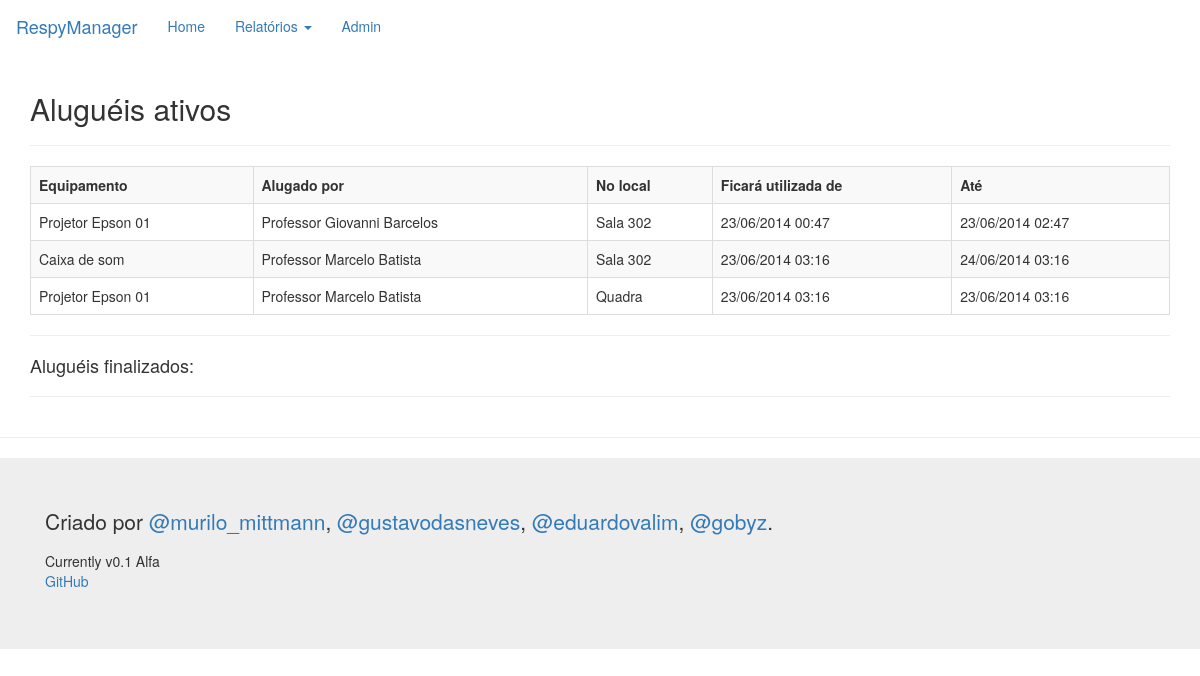
The app's page /, older data.
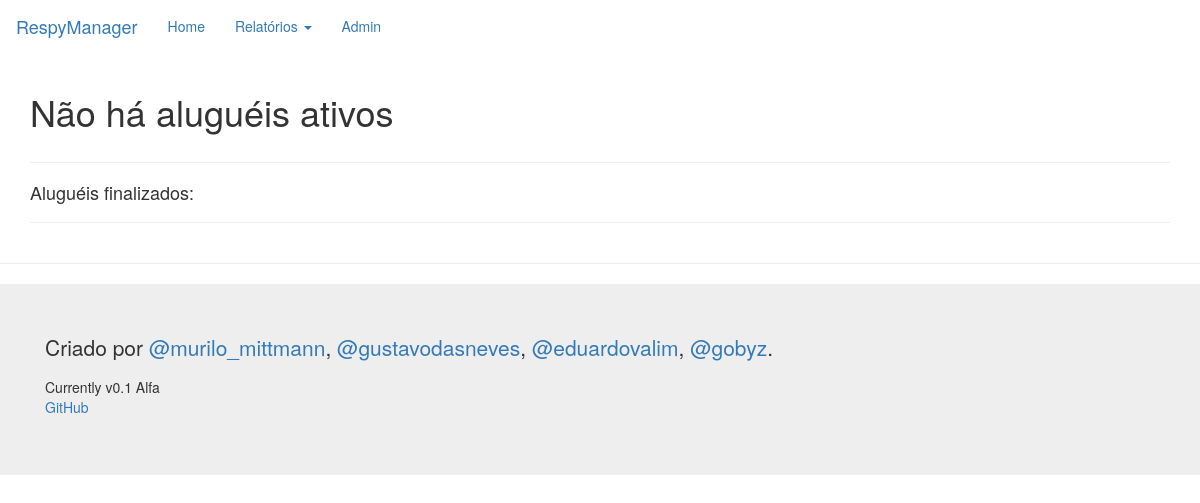
The same page, newer data.
### respy/models.py (models this page shows)
class Aluguel (models.Model):
    aluguel_id = models.AutoField(primary_key=True)
    local_id = models.ForeignKey(Local)
    equipamento_id = models.ForeignKey(Equipamento)
    funcionario_id = models.ForeignKey(Funcionario)
    datahorainicio = models.DateTimeField()
    datahorafim = models.DateTimeField()
    ativo = models.BooleanField()

class Equipamento (models.Model):
    equipamento_id = models.AutoField(primary_key=True)
    nome = models.CharField(max_length=100)
    def __unicode__(self):
        return self.nome

class Funcionario (models.Model):
    funcionario_id = models.AutoField(primary_key=True)
    nome = models.CharField(max_length=100)
    email = models.CharField(max_length=100)
    def __unicode__(self):
        return self.nome

class Local (models.Model):
    local_id = models.AutoField(primary_key=True)
    nome = models.CharField(max_length=100)
    def __unicode__(self):
        return self.nome

### respy/views.py (the view)
# urls.py: url(r'^$', views.index, name="index.html"),
def index(request):
	alugueisAtivos = Aluguel.objects.filter(ativo=True)
	alugueisFinalizados = Aluguel.objects.filter(ativo=False)[0:5]
	context = {
		'alugueis': alugueisAtivos,
		'alguelLen': alugueisAtivos.__len__(),
		'alugueisFinalizados': alugueisFinalizados,
	}
	return render_to_response('index.html', context, context_instance=RequestContext(request))

### respy/templates/index.html (shortened to what this page needs)
{% extends 'base.html' %}
{% block content %}
    <table class="table table-bordered table-striped">
        {% if alguelLen > 0 %}
            <h2>Aluguéis ativos</h2>
            <hr/>
            <tr>
                <th>Equipamento</th>
                <th>Alugado por</th>
                <th>No local</th>
                <th>Ficará utilizada de</th>
                <th>Até</th>
        {% else %}
            <h1>Não há aluguéis ativos</h1>
        {% endif %}
        {% for aluguel in alugueis %}
            <tr>
                <td>
                    {{ aluguel.equipamento_id }}
                </td>
                <td>
                    {{ aluguel.funcionario_id }}
                </td>
                <td>
                    {{ aluguel.local_id }}
                </td>
                <td>
                    {{ aluguel.datahorainicio|date:'d/m/Y H:i' }}
                </td>
                <td>{{ aluguel.datahorafim|date:'d/m/Y H:i' }}</td>
            </tr>
        {% endfor %}
    </table>
    <hr/>
    <ul class="list-unstyled">
        <h4>Aluguéis finalizados:</h4>
    </ul>
    <hr/>
{% endblock %}

### respy/templates/base.html (shortened to what this page needs)
<!DOCTYPE html>
<html>
<head>
    <link rel="stylesheet" type="text/css" href="/static/css/bootstrap/css/bootstrap.css">
   <link rel="stylesheet" href="http://maxcdn.bootstrapcdn.com/bootstrap/3.2.0/css/bootstrap-theme.min.css">
    <link rel="stylesheet" href="http://maxcdn.bootstrapcdn.com/bootstrap/3.2.0/css/bootstrap.min.css">
</head>
<body>
<div class="navbar">
    <a class="navbar-brand" href="#">RespyManager</a>
    <ul class="nav navbar-nav">
        <li class="active">
            <a href="/">Home</a>
        </li>
        <li class="dropdown">
            <a href="#" class="dropdown-toggle" data-toggle="dropdown">
                Relatórios
                <b class="caret"></b>
            </a>
        </li>
        <li>
            <a href="/admin">Admin</a>
        </li>
    </ul>
</div>
<div class="container">
    {% block content %}
    {% endblock %}
</div>
<hr/>
<footer class="bs-docs-footer jumbotron">
    <div class="container">
        <div class="mastfoot">
            <div class="inner">
                <p>Criado por
                    <a href="https://twitter.com/murilo_mittmann" target="_blank">@murilo_mittmann</a>,
                    <a href="https://twitter.com/gustavodasneves" target="_blank">@gustavodasneves</a>,
                    <a href="https://twitter.com/gustavodasneves" target="_blank">@eduardovalim</a>,
                    <a href="https://twitter.com/gustavodasneves" target="_blank">@gobyz</a>.</p>
                <ul class="bs-docs-footer-links muted list-unstyled">
                    <li>Currently v0.1 Alfa</li>
                    <li><a href="https://github.com/gustavodasneves/ResPyManager">GitHub</a></li>
                </ul>
            </div>
        </div>
    </div>
</footer>
</body>
</html>

Row changes from the older to the newer data that the page shows:
removed Aluguel: equipamento_id "Projetor Epson 01", funcionario_id "Professor Giovanni Barcelos", local_id "Sala 302", datahorainicio "23/06/2014 00:47", datahorafim "23/06/2014 02:47"
removed Aluguel: equipamento_id "Caixa de som", funcionario_id "Professor Marcelo Batista", local_id "Sala 302", datahorainicio "23/06/2014 03:16", datahorafim "24/06/2014 03:16"
removed Aluguel: equipamento_id "Projetor Epson 01", funcionario_id "Professor Marcelo Batista", local_id "Quadra", datahorainicio "23/06/2014 03:16", datahorafim "23/06/2014 03:16"
Text that changed along with them:
text no longer shown: "Aluguéis ativos Equipamento Alugado por No local Ficará utilizada de Até"
text now shown: "Não há aluguéis ativos"
